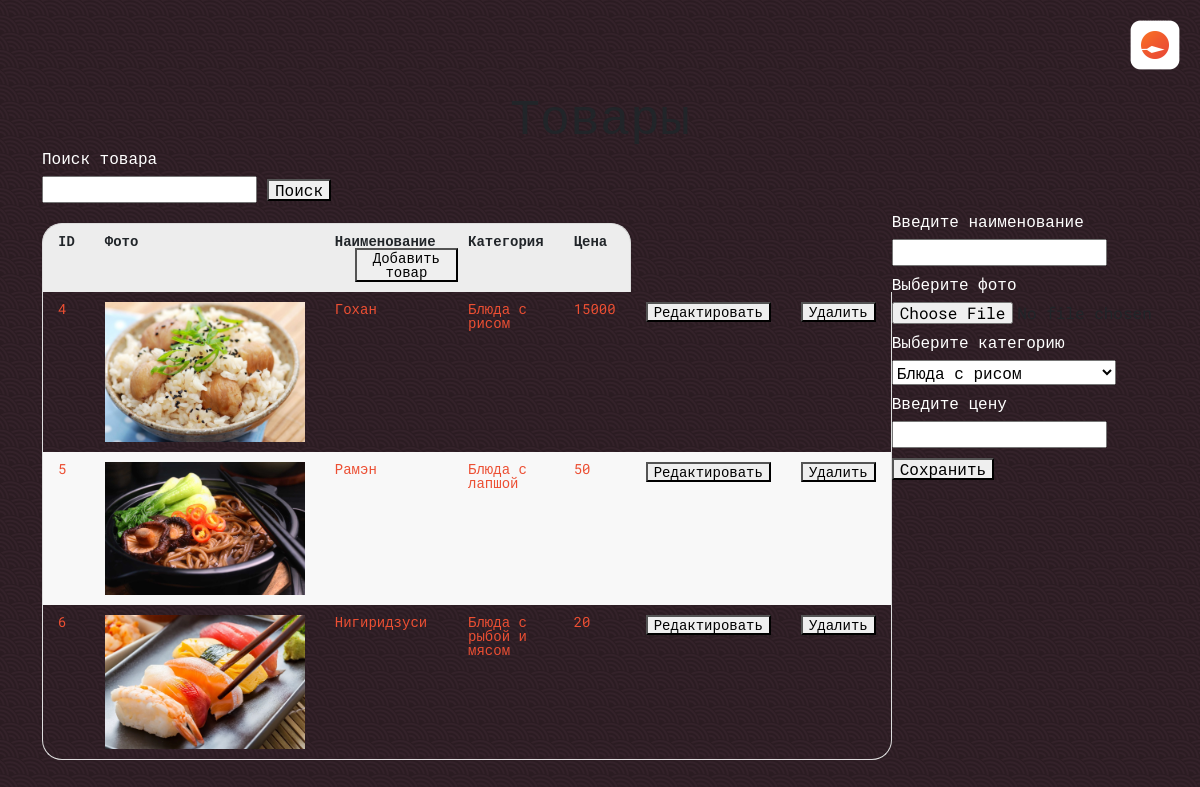
Page /admin/edit_dish.php on the committed database.
### tables this page shows
CREATE TABLE `dishes` (
  `id_dish` int NOT NULL,
  `id_categ` int NOT NULL,
  `photo` varchar(150) NOT NULL,
  `name_dish` varchar(150) NOT NULL,
  `cost` int NOT NULL
);

CREATE TABLE `categories` (
  `id_categ` int NOT NULL,
  `name_categ` varchar(150) NOT NULL
);

### admin/edit_dish.php (the view, shortened to what this page needs)
<div class="menu_adm">
    <?php
        include("header.php");
        include("../connect.php");
        $dish_query = "select * from dishes inner join categories where dishes.id_categ = categories.id_categ";
         $categ_query = mysqli_query($con,"select * from categories");
        $dish_result = mysqli_query($con, $dish_query);
    ?>
    <div class="container">
        <h1>Товары</h1>
        <form action="" method="POST">
        <p style="margin: 10px 0px">Поиск товара</p>
        <input type="text" name="search"><button style="margin-left: 10px;" >Поиск</button>
        </form>
        <div style="display: flex; justify-content: space-evenly;">
        <table class="table">
            <thead>
           <tr>
               <th>ID</th>
               <th>Фото</th>
               <th>Наименование<a href="add_dish.php" style="margin-left: 20px;"><button>Добавить товар</button></a></th>
               <th>Категория</th>
               <th>Цена</th>
           </tr>
           </thead>
           <tbody>
           <?php while($dish = mysqli_fetch_array($dish_result)){
                ?>
           <tr>
               <td><?=$dish['id_dish'];?></td>
               <td><img src="../img/menu_img/<?=$dish['photo'];?>" alt="<?=$dish['name_dish'];?>" width = "200px"></td>
               <td><?=$dish['name_dish'];?></td>
               <td><?=$dish['name_categ'];?></td>
               <td><?=$dish['cost'];?></td>
               <td><a href="?edit=<?=$dish['id_dish'];?>"><button>Редактировать</button></a></td>
               <td><a href="?del=<?=$dish['id_dish'];?>"><button>Удалить</button></a></td>
           </tr>
            <?php
            }
            ?>
             </tbody>
        </table>
        <form action="" method="POST" enctype="multipart/form-data">
            <p style="margin: 10px 0px">Введите наименование</p>
            <input type="text" value="<?=$dish_inf_res['name_dish'];?>" name ="name_dish">
            <p style="margin: 10px 0px">Выберите фото</p>
            <input type="file" name="photo_dish">
             <p style="margin: 10px 0px">Выберите категорию</p>
            <select name="categ_dish">
                <?php while($categ = mysqli_fetch_array($categ_query)){
                ?>
                <option value="<?=$categ['id_categ'];?>"><?=$categ['name_categ'];?></option>
                <?php
            }
                ?>
            </select>
            <p style="margin: 10px 0px">Введите цену</p>
            <input type="text" value="<?=$dish_inf_res['cost'];?>" name = "cost_dish">
            <button style="margin: 10px 0px">Сохранить</button>
        </form>
        </div>
    </div>
</div>

### admin/header.php (shortened to what this page needs)
<!DOCTYPE html>
<html lang="en">
<head>
  <link href="https://cdn.jsdelivr.net/npm/bootstrap@5.0.2/dist/css/bootstrap.min.css" rel="stylesheet">
  <link rel="stylesheet" href="../style.css">
</head>
<body>
  <header>
    <div class="logo">
      <img src="../img/kunai_logo.png " alt="">
    </div>
  </header>

### style.css (style rules this page uses)
html, body, div, span, applet, object, iframe, h1, h2, h3, h4, h5, h6, p, blockquote, pre, a, abbr, acronym, address, big, cite, code, del, dfn, em, img, ins, kbd, q, s, samp, small, strike, strong, sub, sup, tt, var, b, u, i, center, dl, dt, dd, ol, ul, li, fieldset, form, label, legend, table, caption, tbody, tfoot, thead, tr, th, td, article, aside, canvas, details, embed, figure, figcaption, footer, header, hgroup, menu, nav, output, ruby, section, summary, time, mark, audio, video { margin: 0; padding: 0; border: 0; font-size: 100%; font: inherit; vertical-align: baseline; }
article, aside, details, figcaption, figure, footer, header, hgroup, menu, nav, section { display: block; }
html { height: 100%; }
body { height: 100%; line-height: 1; font-family: 'Roboto Mono', monospace; background: url('/img/BG.png'); }
table { border-collapse: collapse; border-spacing: 0; }
header { display: flex; justify-content: flex-end; padding: 20px; }
.logo { display: flex; flex-direction: column; align-items: center; gap: 10px; }
.logo img { width: 50px; }
h1 { font-size: 50px; text-align: center; }
.menu_adm { background-size: cover; background-attachment: fixed; min-height: 100%; }
td { color: #ec4f33; }
p { color: white; }
.table { margin-top: 20px; width: 100%; border: none; margin-bottom: 20px; border-collapse: separate; }
.table thead th { font-weight: bold; text-align: left; border: none; padding: 10px 15px; background: #EDEDED; font-size: 14px; border-top: 1px solid #ddd; }
.table tr th:first-child, .table tr td:first-child { border-left: 1px solid #ddd; }
.table tr th:last-child, .table tr td:last-child { border-right: 1px solid #ddd; }
.table thead tr th:first-child { border-radius: 20px 0 0 0; }
.table thead tr th:last-child { border-radius: 0 20px 0 0; }
.table tbody td { text-align: left; border: none; padding: 10px 15px; font-size: 14px; vertical-align: top; }
.table tbody tr:nth-child(even) { background: #F8F8F8; }
.table tbody tr:last-child td { border-bottom: 1px solid #ddd; }
.table tbody tr:last-child td:first-child { border-radius: 0 0 0 20px; }
.table tbody tr:last-child td:last-child { border-radius: 0 0 20px 0; }

### rows in the picture
dishes: id_dish "4", photo (picture), name_dish "Гохан", id_categ.name_categ "Блюда с рисом", cost "15000"
dishes: id_dish "5", photo (picture), name_dish "Рамэн", id_categ.name_categ "Блюда с лапшой", cost "50"
dishes: id_dish "6", photo (picture), name_dish "Нигиридзуси", id_categ.name_categ "Блюда с рыбой и мясом", cost "20"

### other values in the picture
form field categ_dish "Блюда с рисом"
